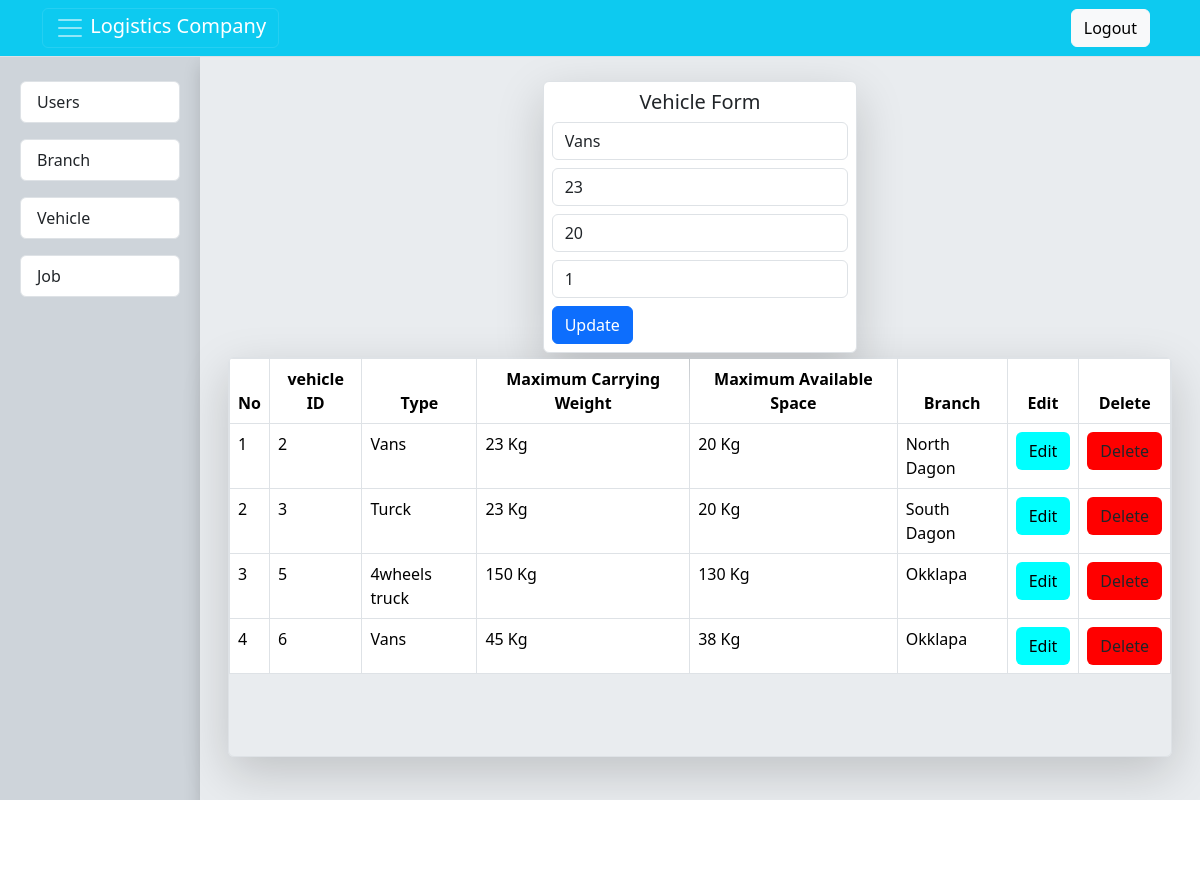
The page /vehicle.php?vehicleID=2 on the database its author committed.
### tables this page shows
CREATE TABLE `vehicles` (
  `vehicleID` int(11) NOT NULL,
  `type` varchar(50) DEFAULT NULL,
  `maximumCarryingWeight` int(11) DEFAULT NULL,
  `maximumAvailableSpace` int(11) DEFAULT NULL,
  `homeBranchID` int(11) DEFAULT NULL
);

### vehicle.php (the view, shortened to what this page needs)
<?php
include ('db.php');
?>
<!DOCTYPE html>
<html lang="en">
<head>
    <link rel="stylesheet" href="https://cdn.jsdelivr.net/npm/bootstrap@5.3.2/dist/css/bootstrap.min.css"
 />
    <link rel="stylesheet" href="mainStyle.css" />
</head>
<body>
    <header>
        <nav class="navbar navbar-dark bg-info border-bottom border-body">
            <div class="container">
                <button class="navbar-toggler" type="button" data-bs-toggle="collapse" data-bs-target="#navbarNav"
                    aria-controls="navbarNav" aria-expanded="false" aria-label="Toggle navigation">
                    <span class="navbar-toggler-icon"></span>
                    <span class="text-white">Logistics Company</span>
                </button>
                <div class="d-flex justify-content-center">
                    <a class="btn btn-light ms-1 me-2 text-de custom-hover-bg custom-hover-text custom-hover-shadow"
                        id="logoutButton" href="logout.php">Logout</a>
                </div>
            </div>
        </nav>
    </header>
    <div class="main-container d-flex ">
        <div class="navContainer container-sm col-md-2 bg-dark-subtle">
            <ul class="list-group mt-3 mb-3">
                <a href="index.php">
                    <li class="list-group-item m-2 rounded custom-hover-bg custom-hover-text custom-hover-shadow">Users
                    </li>
                </a>
                <a href="branch.php">
                    <li class="list-group-item m-2 rounded custom-hover-bg custom-hover-text custom-hover-shadow">Branch
                    </li>
                </a>
                <a href="vehicle.php">
                    <li class="list-group-item m-2 rounded custom-hover-bg custom-hover-text custom-hover-shadow">
                        Vehicle
                    </li>
                </a>
                <a href="job.php">
                    <li class="list-group-item m-2 rounded custom-hover-bg custom-hover-text custom-hover-shadow">Job
                    </li>
                </a>
            </ul>
        </div>
        <div class="main bg-body-secondary shadow p-3 mb-5 col-md-10 container-xxl">
            <div class="container-xl  align-items-center p2 border-body mt-2 mb-2">
                <span class="d-flex justify-content-center">
                    <div class="branch-form shadow-lg col-md-4 p-2 border rounded bg-white">
                        <h5 id="toggle-form" class="text-center">Vehicle Form</h5>
                        <?php
                        if (isset($_GET['vehicleID'])) {
                            $id = $_GET['vehicleID'];
                            $sql = "SELECT * FROM vehicles WHERE vehicleID = '$id'";
                            $result = mysqli_query($conn, $sql);
                            $row = mysqli_fetch_array($result);
                            ?>
                            <form method="POST" id="job-form" action="vehicleUpdate.php">
                                <input value="<?php echo $row['type'] ?>" type="text" class="form-control mb-2"
                                    placeholder="Enter Name" name="type" />
                                <input value="<?php echo $row['maximumCarryingWeight'] ?>" type="text"
                                    class="form-control mb-2" placeholder="Enter maximumCarryingWeight"
                                    name="maximumCarryingWeight" />
                                <input value="<?php echo $row['maximumAvailableSpace'] ?>" type="text"
                                    class="form-control mb-2" placeholder="Enter maximumAvailableSpace"
                                    name="maximumAvailableSpace" />
                                <input value="<?php echo $row['homeBranchID'] ?>" type="text" class="form-control mb-2"
                                    placeholder="Enter Branch" name="homeBranchID" />
                                <button class="btn btn-primary">Update</button>
                            </form>
                        <?php } ?>
                    </div>
                </span>
                <div class="table-container border rounded shadow-lg mt-1">
                    <div class="main-page rounded">
                        <table class="table table-bordered ">
                            <thead class="rounded sticky-top">
                                <tr>
                                    <th class="text-center" scope="col">No</th>
                                    <th class="text-center" scope="col">vehicle ID</th>
                                    <th class="text-center" scope="col">Type</th>
                                    <th class="text-center" scope="col">Maximum Carrying Weight</th>
                                    <th class="text-center" scope="col">Maximum Available Space</th>
                                    <th class="text-center" scope="col">Branch</th>
                                    <th class="text-center" scope="col">Edit</th>
                                    <th class="text-center" scope="col">Delete</th>
                                </tr>
                            </thead>
                            <tbody id="jobTable" class="rounded">
                                <?php
                                $sql = "SELECT * FROM vehicles";
                                $result = mysqli_query($conn, $sql);
                                $count = 1;
                                while ($row = mysqli_fetch_assoc($result)) {
                                    ?>
                                    <tr>
                                        <td><?php echo $count++; ?></td>
                                        <td><?php echo $row['vehicleID']; ?></td>
                                        <td><?php echo $row['type']; ?></td>
                                        <td><?php echo $row['maximumCarryingWeight']; ?> Kg</td>
                                        <td><?php echo $row['maximumAvailableSpace']; ?> Kg</td>
                                        <?php
                                        $query = "SELECT name FROM branches WHERE branchID = ?";
                                        $stmt = mysqli_prepare($conn, $query);
                                        mysqli_stmt_bind_param($stmt, "i", $row['homeBranchID']);
                                        mysqli_stmt_execute($stmt);
                                        mysqli_stmt_bind_result($stmt, $branchName);
                                        ?>
                                        <td><?php echo $branchName; ?></td>
                                        <td><a href="vehicle.php?vehicleID=<?php echo $row['vehicleID']; ?>"
                                                class="btn edit edit-bg">Edit</a></td>
                                        <td><a href="vehicleDelete.php?vehicleID=<?php echo $row['vehicleID']; ?>"
                                                class="btn delete delete-bg">Delete</a></td>
                                    </tr>
                                    <?php
                                }
                                ?>
                            </tbody>
                        </table>
                    </div>
                </div>
            </div>
        </div>
    </div>
</body>
</html>

### mainStyle.css (style rules this page uses)
body, html { height: 100%; margin: 0; overflow: hidden; }
.main-container, .main, .box-container, .report-container { height: 100%; }
.delete { background-color: rgb(255, 0, 0); color: black(63, 42, 165); }
.edit { background-color: rgb(0, 255, 255); color: black; }
.main-page { height: 200px; }
.table-container { max-width: 100%; height: 400px; overflow: auto; }
.branch-form { align-content: center; }
.list-group a { text-decoration: none; }
@media (min-width: 429px) and (max-width: 1366px) { .container { display: none; } }

### vehicle.php (style rules this page uses)
.branch-form { align-items: center; }
.delete { background-color: rgb(255, 0, 0); color: black(63, 42, 165); }
.edit { background-color: rgb(0, 255, 255); color: black; }

### rows shown on the page
vehicles: type "Vans", maximumCarryingWeight "23", maximumAvailableSpace "20", homeBranchID "1", vehicleID "2", branchName "North Dagon"
vehicles: vehicleID "3", type "Turck", maximumCarryingWeight "23", maximumAvailableSpace "20", branchName "South Dagon"
vehicles: vehicleID "5", type "4wheels truck", maximumCarryingWeight "150", maximumAvailableSpace "130", branchName "Okklapa"
vehicles: vehicleID "6", type "Vans", maximumCarryingWeight "45", maximumAvailableSpace "38", branchName "Okklapa"
